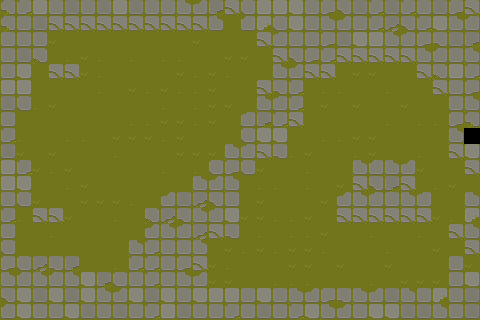

Rendered tile map (Tiled .tmx) drawn with the repository's tilesets; below, a short description and the full map source, tile grids included:
An orthogonal 30x20 tile map with 16x16 px tiles, 1 tile layer (Tile Layer 1).

<map version="1.9" tiledversion="1.9.2" orientation="orthogonal" renderorder="right-down" width="30" height="20" tilewidth="16" tileheight="16" infinite="0" nextlayerid="2" nextobjectid="1">
 <editorsettings>
  <export target="level1.csv" format="csv" />
 </editorsettings>
 <tileset firstgid="1" source="grass_tileset.tsx" />
 <layer id="1" name="Tile Layer 1" width="30" height="20">
  <data encoding="csv">
174,204,153,169,154,169,154,153,154,169,170,166,252,171,157,224,153,153,172,170,221,228,154,204,154,204,169,154,221,157,
174,170,154,157,157,157,157,157,157,157,157,157,157,166,206,155,183,224,172,170,166,252,170,204,230,228,204,172,166,155,
170,169,169,207,223,202,206,206,206,223,223,206,207,223,223,223,157,158,170,169,221,154,172,153,166,158,221,201,154,171,
169,154,251,223,222,207,222,223,222,223,222,222,223,206,207,207,223,157,228,221,204,157,157,157,157,157,166,155,169,166,
169,172,202,157,157,207,222,223,202,202,202,207,222,207,222,223,202,166,252,157,157,206,207,207,206,206,157,251,153,204,
153,153,223,223,202,223,222,206,207,222,207,222,222,207,202,202,157,201,204,223,222,222,206,223,222,202,206,157,170,221,
154,224,222,207,202,223,206,223,202,223,222,223,222,207,207,206,166,158,204,206,207,202,207,223,202,207,202,223,169,166,
170,206,206,206,223,223,206,206,222,222,207,207,222,207,202,158,171,204,157,206,202,202,206,202,222,206,222,222,221,174,
204,222,202,206,222,222,202,207,207,207,222,207,206,202,206,224,172,172,202,223,222,222,207,207,206,223,223,206,166,0,
154,207,202,207,202,223,206,222,223,223,223,207,207,207,166,158,157,156,222,207,202,202,222,207,202,223,222,202,157,172,
153,204,207,222,207,206,206,206,223,206,222,223,222,224,221,224,207,206,223,222,202,223,166,155,166,252,207,223,206,157,
153,172,206,206,222,207,202,223,206,202,206,206,166,252,166,206,222,222,206,222,223,207,157,228,171,157,223,222,207,206,
169,224,207,202,206,207,207,207,222,223,252,154,230,228,169,206,207,206,202,223,207,252,166,158,170,166,158,202,206,166,
204,222,157,157,207,223,223,222,223,251,230,201,166,158,172,207,207,222,222,207,223,157,157,157,157,157,157,207,222,183,
170,202,223,222,202,202,223,223,223,252,166,158,230,157,156,206,222,202,222,222,207,206,202,222,223,223,222,206,157,166,
224,202,202,202,223,223,223,206,166,204,169,169,166,206,207,222,207,222,207,207,222,206,223,206,222,202,206,207,202,157,
221,224,230,156,171,223,202,222,204,204,169,221,157,207,222,223,202,223,207,207,223,207,223,223,207,202,223,202,170,207,
166,155,166,155,166,172,171,224,169,204,170,166,252,207,207,202,223,222,222,222,202,202,206,222,206,207,207,207,169,172,
228,172,154,172,154,172,166,252,172,154,172,170,172,153,153,170,172,169,166,252,221,156,166,252,154,166,170,183,169,154,
155,172,169,170,172,154,169,154,170,204,153,154,169,170,204,170,154,169,204,172,166,252,170,172,172,154,154,166,169,154
</data>
 </layer>
</map>
